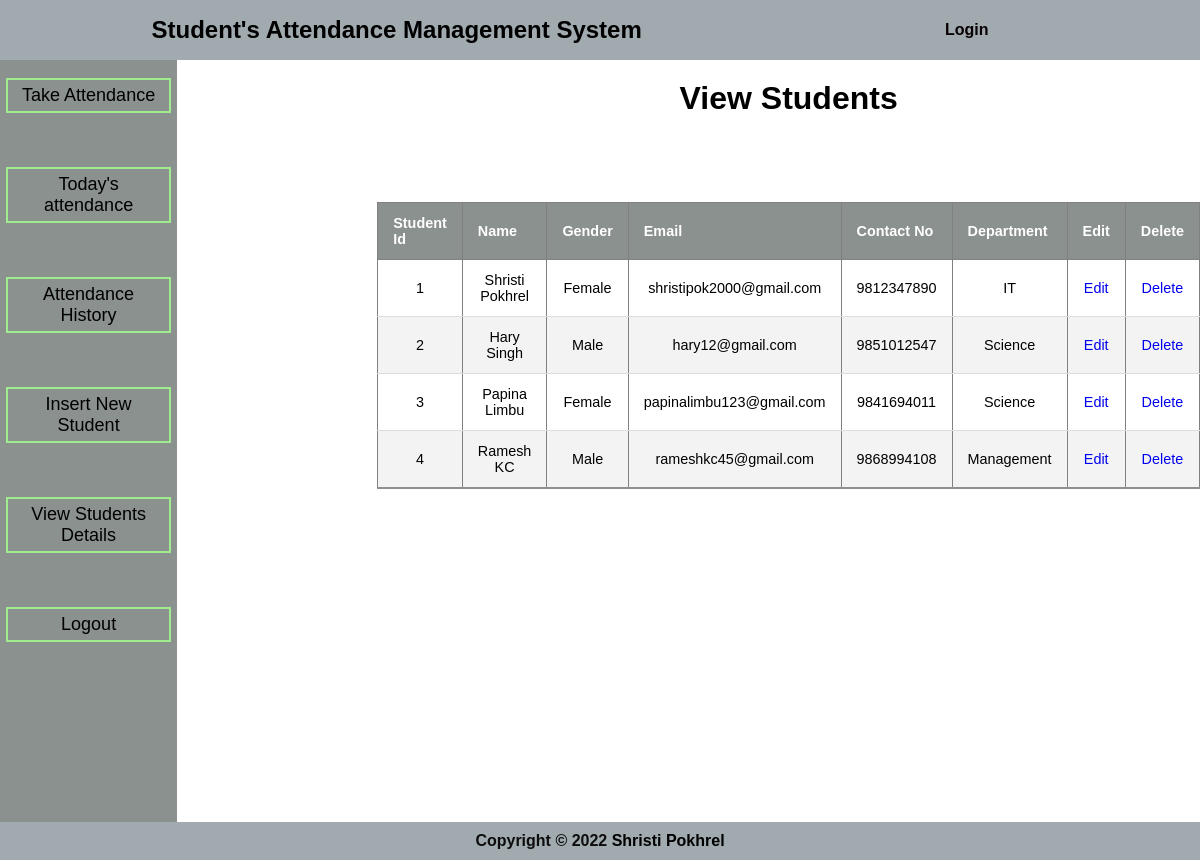
The page /student.php?view_student=view_student on the database its author committed.
### tables this page shows
CREATE TABLE `student_details` (
  `id` int(11) NOT NULL,
  `name` varchar(25) NOT NULL,
  `gender` varchar(20) NOT NULL,
  `email` varchar(25) NOT NULL,
  `contact_no` varchar(25) NOT NULL,
  `department` varchar(20) NOT NULL
);

### student.php (the view, shortened to what this page needs)
<?php
include("config.php");
include("admin.php"); ?>
  <?php
  if (isset($_GET['view_student'])) {
  ?>
    <div style="padding-left:200px">
      <div style="padding: 20px;">
        <h1 style="text-align:center;">View Students</h1>
      </div>
      <div class="menu-display">
        <table class="content-table" border="1">
          <thead>
            <tr>
              <th>Student Id</th>
              <th>Name</th>
              <th>Gender</th>
              <th>Email</th>
              <th>Contact No</th>
              <th>Department</th>
              <th>Edit</th>
              <th>Delete</th>
            </tr>
          </thead>
          <tbody>
            <?php
            $sql = "SELECT * FROM `student_details` ";
            $record = mysqli_query($conn, $sql);
            while ($post = mysqli_fetch_assoc($record)) {
            ?>
              <tr>
                <td><?php echo $post['id']; ?></td>
                <td><?php echo $post['name']; ?></td>
                <td><?php echo $post['gender']; ?></td>
                <td><?php echo $post['email']; ?></td>
                <td><?php echo $post['contact_no']; ?></td>
                <td><?php echo $post['department']; ?></td>
                <td><a href="editstudent.php?edit=<?php echo $post['id']; ?>">edit</a></td>
                <td><a href="deletestudent.php?delete=<?php echo $post['id']; ?>">delete</a></td>
              </tr>
            <?php } ?>
          </tbody>
          <div style="padding: 20px;"></div>
        </table>
      </div>
    </div>
  </body>
  </html>
<?php } ?>
<?php include("footer.php"); ?>

### assets/header.css (style rules this page uses)
* { margin: 0; padding: 0; box-sizing: border-box; font-family: 'Poppins', sans-serif; }

### assets/footer.css (style rules this page uses)
a { text-decoration: none; text-transform: capitalize; }

### assets/all.css (style rules this page uses)
body { margin: 0; padding: 0; font-family: 'Arial'; }
tr:nth-child(even) { background-color: #f2f2f2 }
.menu-display { text-align: center; border: 2px; float: center; }
h1,h2,h3,h4 { text-align: center; }
.content-table { border-collapse: collapse; margin: 25px 0; font-size: 0.9em; min-width: 400px; align-items: center; }
.content-table thead tr { background-color:#8b918e; color: #fff; text-align: left; font-weight: bold; }
.content-table th, .content-table td { padding: 12px 15px; }
.content-table tbody tr { border-bottom: 1px solid #dddddd; }
.content-table tbody tr:nth-of-type(even) { background-color: #f3f3f3; }
.content-table tbody tr:last-of-type { border-bottom: 2px solid #8b918e; }
a { text-decoration: none; }

### rows shown on the page
student_details: id "1", name "Shristi Pokhrel", gender "Female", email "shristipok2000@gmail.com", contact_no "9812347890", department "IT"
student_details: id "2", name "Hary Singh", gender "Male", email "hary12@gmail.com", contact_no "9851012547", department "Science"
student_details: id "3", name "Papina Limbu", gender "Female", email "papinalimbu123@gmail.com", contact_no "9841694011", department "Science"
student_details: id "4", name "Ramesh KC", gender "Male", email "rameshkc45@gmail.com", contact_no "9868994108", department "Management"
